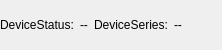
        <widget class="QWidget" name="widStatusBar" native="true">
         <property name="sizePolicy">
          <sizepolicy hsizetype="Preferred" vsizetype="Fixed">
           <horstretch>0</horstretch>
           <verstretch>0</verstretch>
          </sizepolicy>
         </property>
         <property name="minimumSize">
          <size>
           <width>0</width>
           <height>50</height>
          </size>
         </property>
         <property name="maximumSize">
          <size>
           <width>16777215</width>
           <height>50</height>
          </size>
         </property>
         <layout class="QHBoxLayout" name="horizontalLayout_3">
          <property name="leftMargin">
           <number>0</number>
          </property>
          <property name="topMargin">
           <number>0</number>
          </property>
          <property name="rightMargin">
           <number>0</number>
          </property>
          <property name="bottomMargin">
           <number>0</number>
          </property>
          <item>
           <widget class="QLabel" name="label_2">
            <property name="text">
             <string>DeviceStatus:</string>
            </property>
           </widget>
          </item>
          <item>
           <widget class="QLabel" name="label_3">
            <property name="text">
             <string>--</string>
            </property>
           </widget>
          </item>
          <item>
           <widget class="QLabel" name="label_4">
            <property name="text">
             <string>DeviceSeries:</string>
            </property>
           </widget>
          </item>
          <item>
           <widget class="QLabel" name="label_5">
            <property name="text">
             <string>--</string>
            </property>
           </widget>
          </item>
          <item>
           <spacer name="horizontalSpacer_6">
            <property name="orientation">
             <enum>Qt::Horizontal</enum>
            </property>
            <property name="sizeHint" stdset="0">
             <size>
              <width>40</width>
              <height>20</height>
             </size>
            </property>
           </spacer>
          </item>
         </layout>
        </widget>
